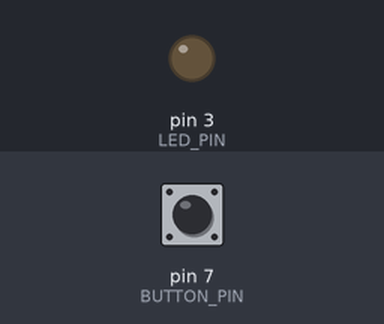
The sketch below on a simulated Arduino Uno, built with avr-gcc and run on an emulated ATmega328P. Parts: output pins drawn as LEDs (lit = HIGH). The inputs (shaded band) are chosen by the test bench; at power-on: pin 7 (BUTTON_PIN) HIGH. What the sketch prints to the serial monitor is not drawn.

Above: at 1.2 s.
1.3 s: pin 7 (BUTTON_PIN) pulled LOW for 0.15 s
At 1.38 s:
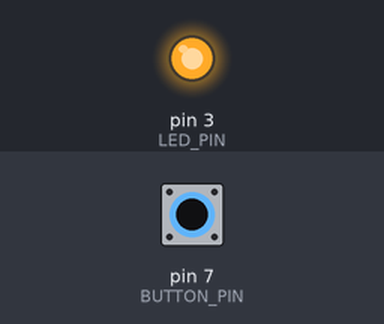
2.9 s: pin 7 (BUTTON_PIN) pulled LOW for 3.2 s
At 7.0 s:
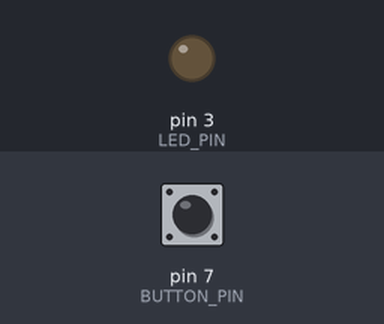
Timing chart, 0 to 8.5 s (numbered marks = the images above; inputs shaded):
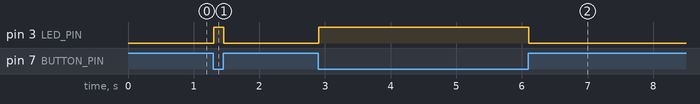

Measured:
- after the input at 1.3 s, pin 3 (LED_PIN): LOW → HIGH at once, → LOW 0.15 s later
- after the input at 2.9 s, pin 3 (LED_PIN): LOW → HIGH at once, → LOW 3.2 s later

The sketch:

sketch_may01b.ino
```cpp
const int BUTTON_PIN = 7; // 按鍵的接腳
const int LED_PIN = 3; // LED燈的接腳

int buttonState = 0; // 按鈕的狀態

void setup() {
    Serial.begin(9600);
    pinMode(BUTTON_PIN, INPUT_PULLUP); // 設定按鈕的接腳為輸入，因為我們要讀取它的狀態
    pinMode(LED_PIN, OUTPUT); // 設定LED的PIN腳為輸出
}

void loop() {
    buttonState = digitalRead(BUTTON_PIN); // 讀取按鍵的狀態
    Serial.println(buttonState); // 未按:1 or 按:0
    if (buttonState == LOW) { // 如果按鍵按了
        digitalWrite(LED_PIN, HIGH); // LED就亮了
    } else { // 如果按鍵是未按下
        digitalWrite(LED_PIN, LOW); // LED就不亮
    }
}
```
